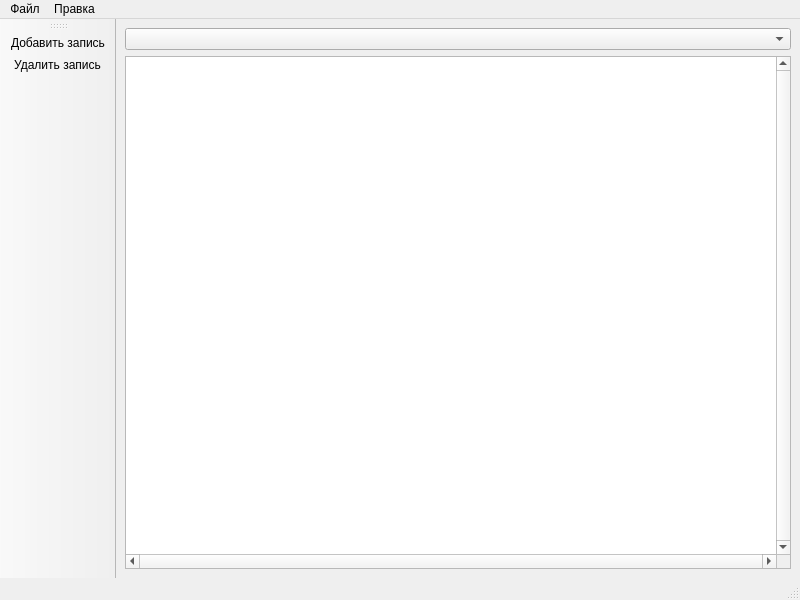
<?xml version="1.0" encoding="UTF-8"?>
<ui version="4.0">
 <class>MainWindow</class>
 <widget class="QMainWindow" name="MainWindow">
  <property name="geometry">
   <rect>
    <x>0</x>
    <y>0</y>
    <width>800</width>
    <height>600</height>
   </rect>
  </property>
  <property name="minimumSize">
   <size>
    <width>800</width>
    <height>600</height>
   </size>
  </property>
  <property name="windowTitle">
   <string>MainWindow</string>
  </property>
  <widget class="QWidget" name="centralwidget">
   <layout class="QGridLayout" name="gridLayout">
    <item row="0" column="0">
     <layout class="QHBoxLayout" name="horizontalLayout">
      <item>
       <widget class="QComboBox" name="comboBox"/>
      </item>
     </layout>
    </item>
    <item row="1" column="0">
     <widget class="QTableView" name="tableView">
      <property name="enabled">
       <bool>true</bool>
      </property>
      <property name="verticalScrollBarPolicy">
       <enum>Qt::ScrollBarAlwaysOn</enum>
      </property>
      <property name="horizontalScrollBarPolicy">
       <enum>Qt::ScrollBarAlwaysOn</enum>
      </property>
      <property name="autoScroll">
       <bool>true</bool>
      </property>
      <property name="editTriggers">
       <set>QAbstractItemView::NoEditTriggers</set>
      </property>
      <property name="selectionMode">
       <enum>QAbstractItemView::SingleSelection</enum>
      </property>
      <property name="selectionBehavior">
       <enum>QAbstractItemView::SelectRows</enum>
      </property>
      <property name="gridStyle">
       <enum>Qt::DotLine</enum>
      </property>
      <property name="wordWrap">
       <bool>true</bool>
      </property>
      <attribute name="horizontalHeaderCascadingSectionResizes">
       <bool>true</bool>
      </attribute>
      <attribute name="horizontalHeaderDefaultSectionSize">
       <number>100</number>
      </attribute>
      <attribute name="horizontalHeaderHighlightSections">
       <bool>false</bool>
      </attribute>
      <attribute name="horizontalHeaderShowSortIndicator" stdset="0">
       <bool>false</bool>
      </attribute>
      <attribute name="horizontalHeaderStretchLastSection">
       <bool>true</bool>
      </attribute>
      <attribute name="verticalHeaderVisible">
       <bool>false</bool>
      </attribute>
     </widget>
    </item>
   </layout>
  </widget>
  <widget class="QMenuBar" name="menubar">
   <property name="geometry">
    <rect>
     <x>0</x>
     <y>0</y>
     <width>800</width>
     <height>21</height>
    </rect>
   </property>
   <widget class="QMenu" name="menu">
    <property name="title">
     <string>Файл</string>
    </property>
    <addaction name="separator"/>
    <addaction name="endSession"/>
   </widget>
   <widget class="QMenu" name="menu_2">
    <property name="title">
     <string>Правка</string>
    </property>
    <addaction name="addNoteThis"/>
    <addaction name="removeNoteThis"/>
   </widget>
   <addaction name="menu"/>
   <addaction name="menu_2"/>
  </widget>
  <widget class="QStatusBar" name="statusbar"/>
  <widget class="QToolBar" name="toolBar">
   <property name="windowTitle">
    <string>toolBar</string>
   </property>
   <attribute name="toolBarArea">
    <enum>LeftToolBarArea</enum>
   </attribute>
   <attribute name="toolBarBreak">
    <bool>false</bool>
   </attribute>
   <addaction name="addNoteThis"/>
   <addaction name="removeNoteThis"/>
  </widget>
  <action name="addNoteThis">
   <property name="icon">
    <iconset resource="resources.qrc">
     <normaloff>:/icons/addNote.svg</normaloff>:/icons/addNote.svg</iconset>
   </property>
   <property name="text">
    <string>Добавить запись</string>
   </property>
  </action>
  <action name="removeNoteThis">
   <property name="icon">
    <iconset resource="resources.qrc">
     <normaloff>:/icons/removeNote.svg</normaloff>:/icons/removeNote.svg</iconset>
   </property>
   <property name="text">
    <string>Удалить запись</string>
   </property>
  </action>
  <action name="endSession">
   <property name="text">
    <string>Завершить сеанс</string>
   </property>
  </action>
 </widget>
 <resources>
  <include location="resources.qrc"/>
 </resources>
 <connections>
  <connection>
   <sender>addNoteThis</sender>
   <signal>triggered()</signal>
   <receiver>MainWindow</receiver>
   <slot>addNoteThis()</slot>
   <hints>
    <hint type="sourcelabel">
     <x>-1</x>
     <y>-1</y>
    </hint>
    <hint type="destinationlabel">
     <x>399</x>
     <y>299</y>
    </hint>
   </hints>
  </connection>
  <connection>
   <sender>removeNoteThis</sender>
   <signal>triggered()</signal>
   <receiver>MainWindow</receiver>
   <slot>removeNoteThis()</slot>
   <hints>
    <hint type="sourcelabel">
     <x>-1</x>
     <y>-1</y>
    </hint>
    <hint type="destinationlabel">
     <x>399</x>
     <y>299</y>
    </hint>
   </hints>
  </connection>
  <connection>
   <sender>endSession</sender>
   <signal>triggered()</signal>
   <receiver>MainWindow</receiver>
   <slot>close()</slot>
   <hints>
    <hint type="sourcelabel">
     <x>-1</x>
     <y>-1</y>
    </hint>
    <hint type="destinationlabel">
     <x>399</x>
     <y>299</y>
    </hint>
   </hints>
  </connection>
 </connections>
 <slots>
  <slot>addNoteThis()</slot>
  <slot>removeNoteThis()</slot>
 </slots>
</ui>
